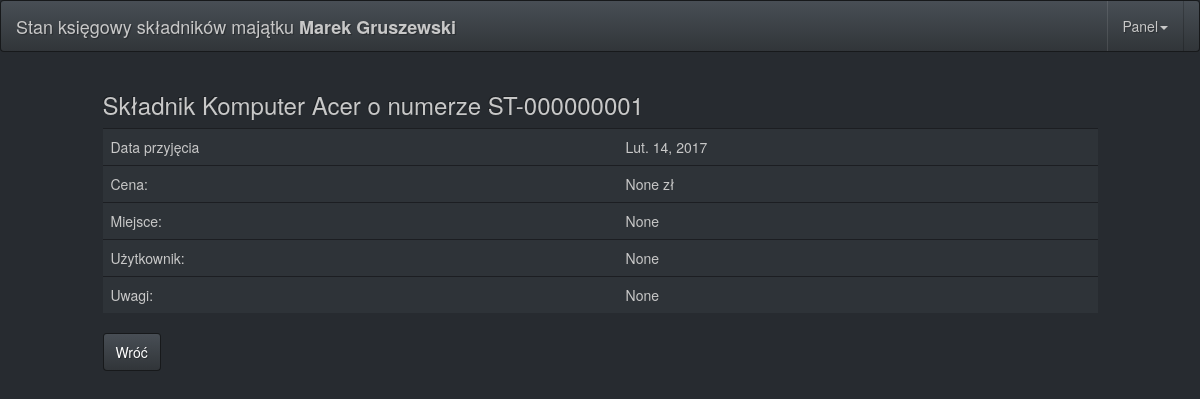
Screenshot of /detail-view-st/1/ (signed in) with the database file from the repository.
### store/models.py (models this page shows, shortened)
class NrSt(models.Model):
	owner = models.ForeignKey(settings.AUTH_USER_MODEL)
	nr_st = models.CharField(max_length = 9, unique=True)
	name = models.CharField(max_length = 255)
	data_przyjecia = models.DateField(default=date.today)
	price = models.DecimalField(null = True, blank = True, max_digits = 20, decimal_places = 2)
	uwagi = models.TextField(null = True, blank=True)
	dzierzawca = models.CharField(max_length = 255, null = True, blank=True)
	place = models.CharField(max_length = 255, null = True, blank=True)

### store/views.py (the view)
# urls.py: url(r'^detail-view-st/(?P<pk>\d+)/$', login_required(DetailViewSt.as_view(), login_url="/"), name='detail-view-st'),
class DetailViewSt(DetailView):
	model = NrSt
	template_name = 'store/detail-view-st.html'

### store/templates/store/detail-view-st.html
{% extends "base.html"  %}
{% block 'content' %}
<h3>Składnik {{ object.name }} o numerze ST-{{ object.nr_st }}</h3>
<table class="table">
<tr><td>Data przyjęcia</td><td>{{ object.data_przyjecia }}</td></tr>
<tr><td>Cena:</td><td>{{ object.price }} zł</td></tr>
<tr><td>Miejsce:</td><td>{{ object.place }}</td></tr>
<tr><td>Użytkownik:</td><td>{{ object.dzierzawca }}</td></tr>
<tr><td>Uwagi:</td><td>{{ object.uwagi }}</td></tr>
</table>
<button type="" class="btn btn-default" onclick="location.href='/'">Wróć</button>
{% endblock %}

### templates/base.html (shortened to what this page needs)
{% load staticfiles %}
<!doctype html>
<html class="no-js" lang="">
    <head>
        <link rel="stylesheet" href="https://maxcdn.bootstrapcdn.com/bootstrap/3.3.7/css/bootstrap.min.css">
        <link rel="stylesheet" href="//code.jquery.com/ui/1.12.1/themes/base/jquery-ui.css">
        <link href="{% static 'css/bootstrap.min.css' %}" rel="stylesheet">
    </head>
    <body>
    <nav class="navbar navbar-default">
      <div class="container-fluid">
        <div class="navbar-header">
          <a class="navbar-brand" href="/">Stan księgowy składników majątku <strong>{{user.first_name }} {{ user.last_name }}</strong></a>
        </div>
        <div class="collapse navbar-collapse" id="bs-example-navbar-collapse-1">
          <ul class="nav navbar-nav navbar-right">
            <li class="dropdown">
              <a href="#" class="dropdown-toggle" data-toggle="dropdown" role="button" aria-expanded="false">Panel<span class="caret"></span></a>
            </li>
          </ul>
        </div>
      </div>
    </nav>
    <div class="content">
        <div class="row">
            <div class="col-lg-1">
            </div>
            <div class="col-lg-10">
                {% block 'content'  %}
                {% endblock  %}
            </div>
            <div class="col-lg-1">
            </div>
        </div>
    </div>
    </body>
</html>

### rows the page displays
NrSt: name "Komputer Acer", nr_st "000000001", data_przyjecia "Lut. 14, 2017", price "None", place "None", dzierzawca "None", uwagi "None"

### other values shown
{{ user.first_name }} "Marek"
{{ user.last_name }} "Gruszewski"
